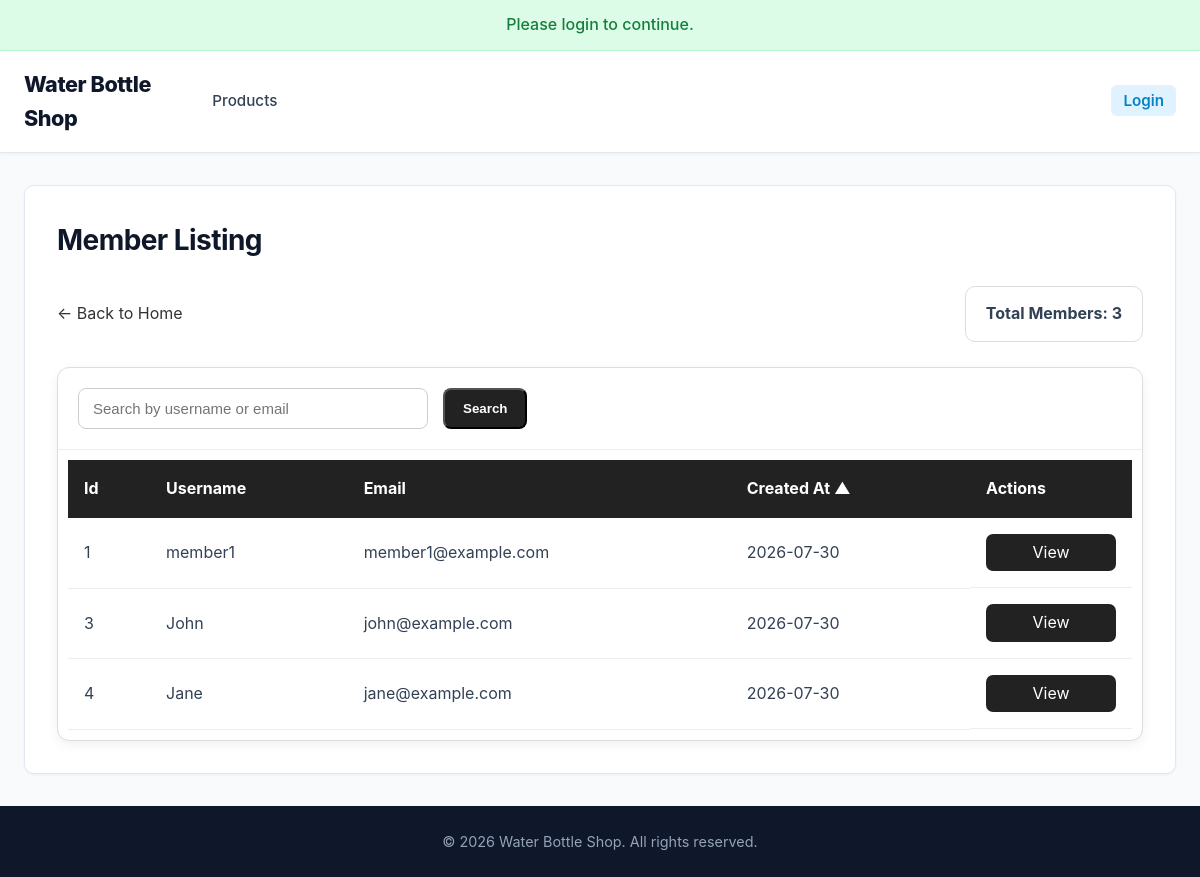
Screenshot of /pages/admin/member_listing.php with the database file from the repository.
### tables this page shows
CREATE TABLE `users` (
  `user_id` INT(11) NOT NULL AUTO_INCREMENT,
  `username` VARCHAR(50) NOT NULL UNIQUE,
  `email` VARCHAR(100) NOT NULL UNIQUE,
  `password` VARCHAR(255) NOT NULL,
  `role` ENUM('admin', 'member') NOT NULL DEFAULT 'member',
  `profilepic` VARCHAR(255) DEFAULT NULL,
  `created_at` TIMESTAMP DEFAULT CURRENT_TIMESTAMP,
  PRIMARY KEY (`user_id`)
);

### _base.php (called while the page is built, shortened)
<?php
function req($key, $value = null) {
    $value = $_REQUEST[$key] ?? $value;
    return is_array($value) ? array_map('trim', $value) : trim($value);
}
function temp($key, $value = null) {
    if ($value !== null) {
        $_SESSION["temp_$key"] = $value;
    }
    else {
        $value = $_SESSION["temp_$key"] ?? null;
        return $value;
    }
}
function encode($value) {
    return htmlentities($value);
}

### pages/admin/member_listing.php (the view, shortened to what this page needs)
<?php
require_once '../../_base.php';
$_title = 'Member Listing';
include '../../_head.php';
$userFields = [
    'user_id'       => 'Id',
    'username'      => 'Username',
    'email'         => 'Email',
    'created_at'    => 'Created At',
];
$search = trim(req('search', ''));
$sort = req('sort', '');
key_exists($sort, $userFields) || $sort = 'created_at';
$dir = req('dir', '');
in_array($dir, ['asc', 'desc']) || $dir = 'asc';
$page = max(1, intval(req('page', 1)));
$pageSize = 10;
$pageOffset = ($page - 1) * $pageSize;
$selectSQL = "SELECT user_id, username, email, created_at";
$countSQL = "SELECT COUNT(*) AS total_members";
$baseSQL = "
    FROM users
    WHERE 1=1
    AND role = 'member'
    AND (username LIKE '%{$search}%' OR email LIKE '%{$search}%')
";
$orderSQL = "ORDER BY {$sort} {$dir}";
$paginationSQL = "LIMIT {$pageSize} OFFSET {$pageOffset}";
$total_members = $_db->query("{$countSQL} {$baseSQL}")->fetchColumn();
$total_pages = max(1, (int) ceil($total_members / $pageSize));
$page > $total_pages && $page = $total_pages;
$members = $_db->query("{$selectSQL} {$baseSQL} {$orderSQL} {$paginationSQL}")->fetchAll(PDO::FETCH_ASSOC);
?>
<link rel="stylesheet" href="../../css/admin.css">
<link rel="stylesheet" href="../../css/main.css">
<link rel="stylesheet" href="../../css/orders.css">
<div class="admin-orders-page">
    <div class="page-header" style="justify-content: space-between;">
        <a class="back-link" href="/" style="margin: 0px;">
            ← Back to Home
        </a>
        <div class="order-count">
            Total Members: <?= $total_members ?>
        </div>
    </div>
    <div class="admin-order-card">
        <div class="table-tools" style="justify-content: normal;">
            <input
                id="searchInput"
                type="text"
                class="search-box"
                placeholder="Search by username or email"
                value="<?= encode($search) ?>"
            >
            <button id="searchBtn" class="add-button">
                Search
            </button>
        </div>
        <div style="margin: 10px;">
            <table class="admin-order-table">
                <thead>
                    <tr>
                        <?php foreach ($userFields as $field => $label): ?>
                            <th data-field="<?= encode($field) ?>" style="cursor: pointer;">
                                <?= encode($label) ?>
                                <?php if ($sort == $field): ?>
                                    <?= $dir == 'asc' ? '▲' : '▼' ?>
                                <?php endif; ?>
                            </th>
                        <?php endforeach; ?>
                        <th>Actions</th>
                    </tr>
                </thead>
                <tbody>
                    <?php if ($total_members < 1): ?>
                        <tr>
                            <td colspan="<?= count($userFields) ?>" class="no-orders">
                                No members found.
                            </td>
                        </tr>
                    <?php else: ?>
                        <?php foreach ($members as $member): ?>
                            <tr>
                                <?php foreach ($userFields as $field => $label): ?>
                                    <td>
                                        <?php if ($field == 'created_at'): ?>
                                            <?= date('Y-m-d', strtotime($member[$field])) ?>
                                        <?php else: ?>
                                            <?= encode($member[$field]) ?>
                                        <?php endif; ?>
                                    </td>
                                <?php endforeach; ?>
                                <td class="action-buttons">
                                    <a href="member_details.php?id=<?= $member['user_id'] ?>&page=<?= $page ?>"
                                    class="btn-view" style="text-align: center; font-size: medium;">
                                        View
                                    </a>
                                </td>
                            </tr>
                        <?php endforeach; ?>
                    <?php endif; ?>
                </tbody>
            </table>
        </div>
    </div>
</div>
<?php include '../../_foot.php'; ?>

### _head.php (shortened to what this page needs)
<!DOCTYPE html>
<html lang="en">
<head>
    <link rel="stylesheet" href="css/main.css">
</head>
<body>
    <div id="info"><?= temp('info') ?></div>
    <header class="site-header">
        <div class="header-container">
            <a href="index.php" class="logo-link">
                <h1>Water Bottle Shop</h1>
            </a>
            <nav class="main-nav">
                <ul class="nav-list">
                    <div class="nav-group">
                        <li><a href="products.php" class="nav-link">Products</a></li>
                    </div>
                    <div class="nav-group">
                        <?php if (isset($_SESSION['users']->user_id)): ?>
                            <li class="user-greeting">
                                Hi, <a href="profile.php" class="user-name"><?= encode($_SESSION['users']->username) ?></a>
                            </li>
                            <li><a href="logout.php" class="nav-link nav-link-btn">Logout</a></li>
                        <?php else: ?>
                            <li><a href="login.php" class="nav-link nav-link-btn">Login</a></li>
                        <?php endif; ?>
                    </div>
                </ul>
            </nav>
        </div>
    </header>
    <main>
        <h1><?= $_title ?? 'Untitled' ?></h1>

### _foot.php (shortened to what this page needs)
</main>
    <footer>
        <p>&copy; <?= date('Y') ?> Water Bottle Shop. All rights reserved.</p>
    </footer>
</body>
</html>

### css/main.css (style rules this page uses)
:root { --primary: #0284c7; --primary-hover: #0369a1; --primary-light: #e0f2fe; --dark: #0f172a; --text-main: #334155; --text-muted: #64748b; --bg-main: #f8fafc; --card-bg: #ffffff; --border-color: #e2e8f0; --shadow-sm: 0 1px 3px rgba(0,0,0,0.05); --shadow-md: 0 4px 12px rgba(0,0,0,0.08); --shadow-lg: 0 10px 25px rgba(0,0,0,0.12); --radius: 10px; --transition: all 0.2s cubic-bezier(0.4, 0, 0.2, 1); }
* { box-sizing: border-box; }
html, body { min-height: 100%; }
body { margin: 0; min-height: 100vh; display: flex; flex-direction: column; font-family: -apple-system, BlinkMacSystemFont, "Segoe UI", Roboto, "Helvetica Neue", Arial, sans-serif; line-height: 1.6; color: var(--text-main); background-color: var(--bg-main); }
.site-header { background-color: var(--card-bg); border-bottom: 1px solid var(--border-color); box-shadow: var(--shadow-sm); position: sticky; top: 0; z-index: 100; }
.header-container { max-width: 1200px; margin: 0 auto; padding: 16px 24px; display: flex; align-items: center; justify-content: space-between; gap: 20px; }
.logo-link { text-decoration: none; }
.site-header h1 { margin: 0; font-size: 1.35rem; font-weight: 800; letter-spacing: -0.02em; color: var(--dark); display: flex; align-items: center; gap: 8px; }
.main-nav { display: flex; align-items: center; justify-content: space-between; width: 100%; }
.nav-list { display: flex; align-items: center; justify-content: space-between; width: 100%; margin: 0; padding: 0; list-style: none; }
.nav-group { display: flex; align-items: center; gap: 24px; }
.nav-link { text-decoration: none; color: var(--text-main); font-weight: 500; font-size: 0.95rem; padding: 6px 12px; border-radius: 6px; transition: var(--transition); }
.nav-link-btn { background-color: var(--primary-light); color: var(--primary); font-weight: 600; }
main { flex: 1; width: calc(100% - 48px); max-width: 1200px; margin: 32px auto; padding: 32px; background-color: var(--card-bg); border-radius: var(--radius); border: 1px solid var(--border-color); box-shadow: var(--shadow-sm); }
main > h1 { margin-top: 0; margin-bottom: 24px; font-size: 1.75rem; font-weight: 700; color: var(--dark); letter-spacing: -0.02em; }
footer { width: 100%; margin-top: auto; padding: 24px; background-color: var(--dark); color: #94a3b8; text-align: center; font-size: 0.9rem; }
footer p { margin: 0; }
#info { padding: 12px 24px; background-color: #dcfce7; color: #15803d; font-weight: 500; text-align: center; border-bottom: 1px solid #bbf7d0; }

### css/admin.css (style rules this page uses)
.page-header { display: flex; justify-content: space-between; align-items: center; gap: 20px; margin-bottom: 25px; }
.table-tools { display: flex; justify-content: space-between; align-items: center; gap: 15px; padding: 20px; border-bottom: 1px solid #e5e5e5; flex-wrap: wrap; }
.search-box { width: 300px; padding: 11px 14px; border: 1px solid #cccccc; border-radius: 8px; font-size: 15px; }
.add-button { display: inline-block; padding: 11px 18px; background: #222; color: white; text-decoration: none; border-radius: 8px; font-weight: bold; transition: .2s; }
.action-buttons { display: grid; gap: 8px; padding-top:10px; }
.btn-view,.btn-edit,.btn-delete { padding: 6px 10px;border-radius: 7px;text-decoration: none; color: white; font-size: 12px; transition: .2s; }
.btn-view { background: #222; }
.back-link { display: inline-block; margin-top: 20px; color: #333; text-decoration: none; }

### css/orders.css (style rules this page uses)
.admin-orders-page { width: 100%; }
.page-header { display: flex; justify-content: flex-end; align-items: center; margin-bottom: 25px; }
.order-count { padding: 14px 20px; background-color: #ffffff; border: 1px solid #dddddd; border-radius: 10px; font-weight: bold; }
.admin-order-card { overflow: hidden; background-color: #ffffff; border: 1px solid #dddddd; border-radius: 12px; box-shadow: 0 4px 12px rgba(0, 0, 0, 0.06); }
.table-tools { padding: 20px; border-bottom: 1px solid #eeeeee; }
.search-box { width: 100%; max-width: 350px; padding: 11px 14px; border: 1px solid #cccccc; border-radius: 8px; font-size: 15px; }
.admin-order-table { width: 100%; min-width: 850px; border-collapse: collapse; }
.admin-order-table th { padding: 16px; background-color: #222222; color: #ffffff; text-align: left; }
.admin-order-table td { padding: 16px; border-bottom: 1px solid #eeeeee; }
.back-link { display: inline-block; margin-top: 20px; color: #333333; text-decoration: none; }

### rows the page displays
users: user_id "1", username "member1", email "member1@example.com", created_at "2026-07-30"
users: user_id "3", username "John", email "john@example.com", created_at "2026-07-30"
users: user_id "4", username "Jane", email "jane@example.com", created_at "2026-07-30"

### other values shown
temp('info') "Please login to continue."
$_title "Member Listing"
$total_members "3"
encode($label) "Id"
encode($label) "Username"
encode($label) "Email"
encode($label) "Created At"
